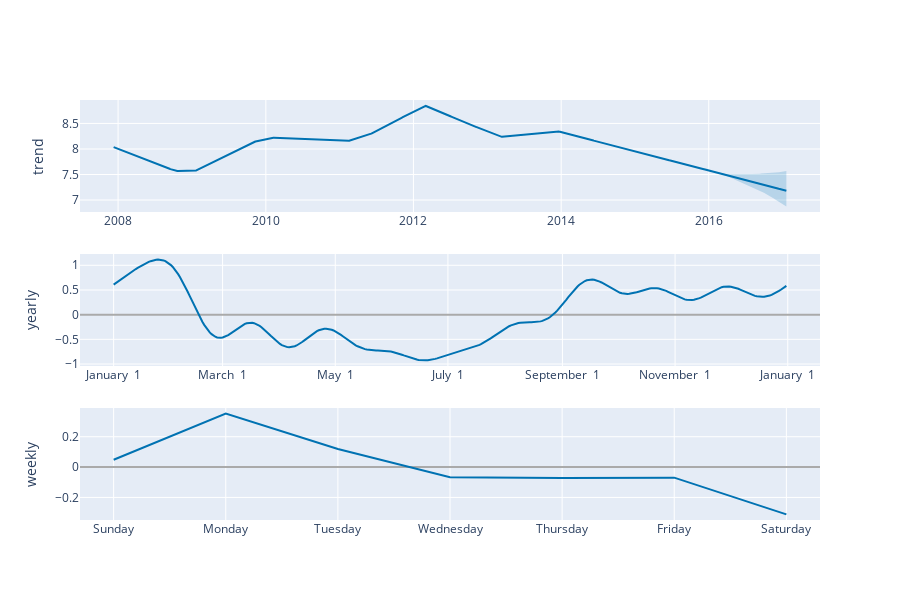

The notebook cell saved with this chart:
### Code cell
plot_components_plotly(m, forecast)

### Figure 1 — Plotly figure (JSON) as saved in the notebook; plotly's stock layout.template omitted (floating-point values rounded to 4 significant figures; data arrays with more than 128 entries replaced by an {"elided": "..."} marker saying what was removed)
{"data": [{"line": {"color": "#0072B2", "width": 2}, "mode": "lines", "name": "trend", "type": "scatter", "x": {"elided": "3270 str values"}, "xaxis": "x", "y": {"elided": "3270 float values"}, "yaxis": "y"}, {"line": {"color": "rgba(0, 114, 178, 0.2)", "width": 0}, "mode": "lines", "name": "trend_upper", "type": "scatter", "x": {"elided": "3270 str values"}, "xaxis": "x", "y": {"elided": "3270 float values"}, "yaxis": "y"}, {"fill": "tonexty", "fillcolor": "rgba(0, 114, 178, 0.2)", "line": {"color": "rgba(0, 114, 178, 0.2)", "width": 0}, "mode": "lines", "name": "trend_lower", "type": "scatter", "x": {"elided": "3270 str values"}, "xaxis": "x", "y": {"elided": "3270 float values"}, "yaxis": "y"}, {"line": {"color": "#0072B2", "width": 2}, "mode": "lines", "name": "yearly", "type": "scatter", "x": {"elided": "365 str values"}, "xaxis": "x2", "y": {"elided": "365 float values"}, "yaxis": "y2"}, {"line": {"color": "#0072B2", "width": 2}, "mode": "lines", "name": "weekly", "type": "scatter", "x": ["2017-01-01T00:00:00", "2017-01-02T00:00:00", "2017-01-03T00:00:00", "2017-01-04T00:00:00", "2017-01-05T00:00:00", "2017-01-06T00:00:00", "2017-01-07T00:00:00"], "xaxis": "x3", "y": [0.0483, 0.3523, 0.1196, -0.06666, -0.07228, -0.06956, -0.3117], "yaxis": "y3"}], "layout": {"height": 600, "showlegend": false, "width": 900, "xaxis": {"anchor": "y", "domain": [0, 1], "range": ["2007-06-26T14:24:00", "2017-07-04T09:36:00"], "type": "date"}, "xaxis2": {"anchor": "y2", "domain": [0, 1], "range": ["2016-12-13T18:54:02.958904115", "2018-01-18T11:04:57.863013581"], "tickformat": "%B %e", "type": "date"}, "xaxis3": {"anchor": "y3", "domain": [0, 1], "range": ["2016-12-31T16:48:00", "2017-01-07T07:12:00"], "tickformat": "%A", "type": "date"}, "yaxis": {"anchor": "x", "domain": [0.7333, 1], "rangemode": "normal", "title": {"text": "trend"}, "zerolinecolor": "#AAA"}, "yaxis2": {"anchor": "x2", "domain": [0.3667, 0.6333], "title": {"text": "yearly"}, "zerolinecolor": "#AAA"}, "yaxis3": {"anchor": "x3", "domain": [0, 0.2667], "title": {"text": "weekly"}, "zerolinecolor": "#AAA"}}}
